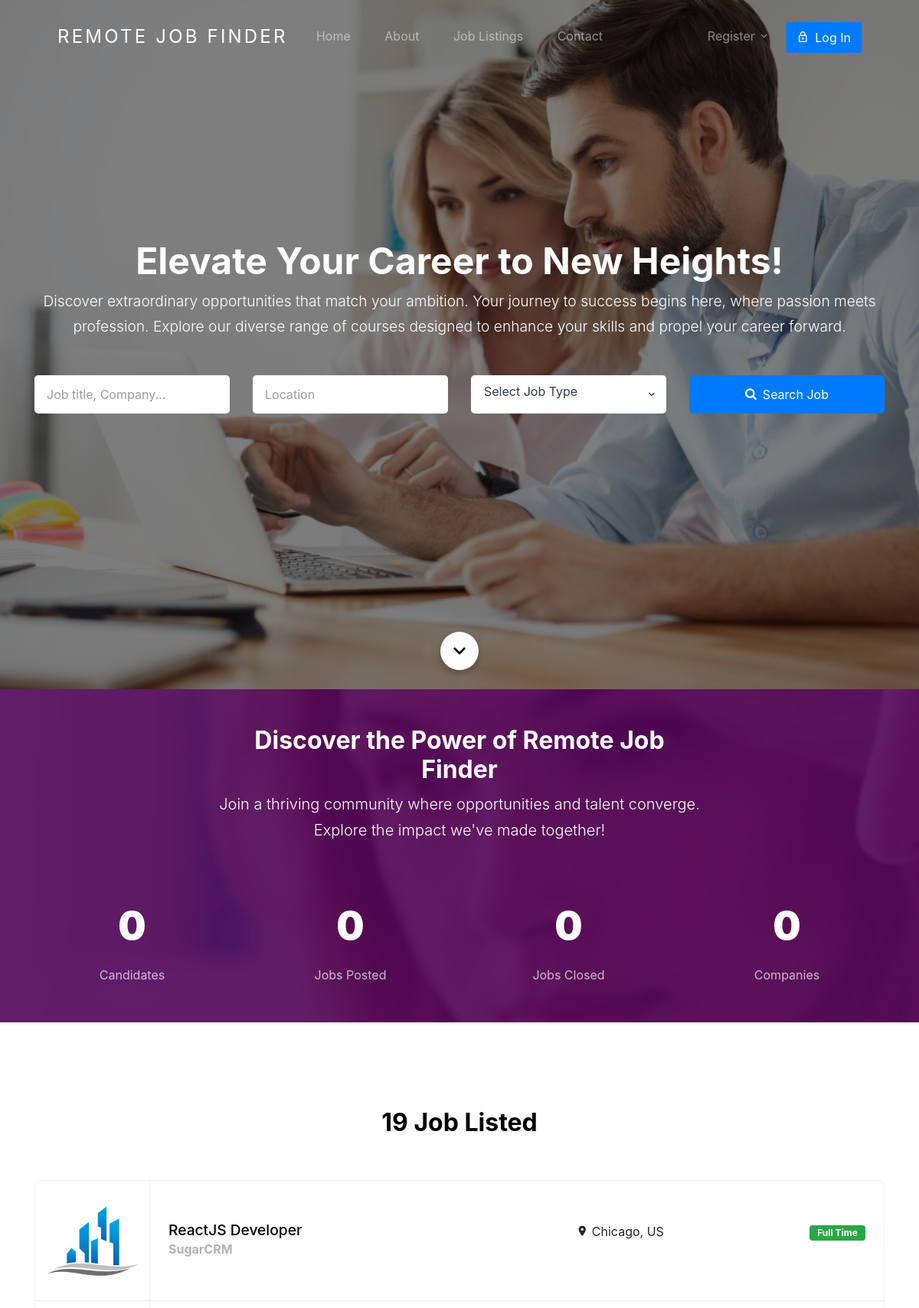
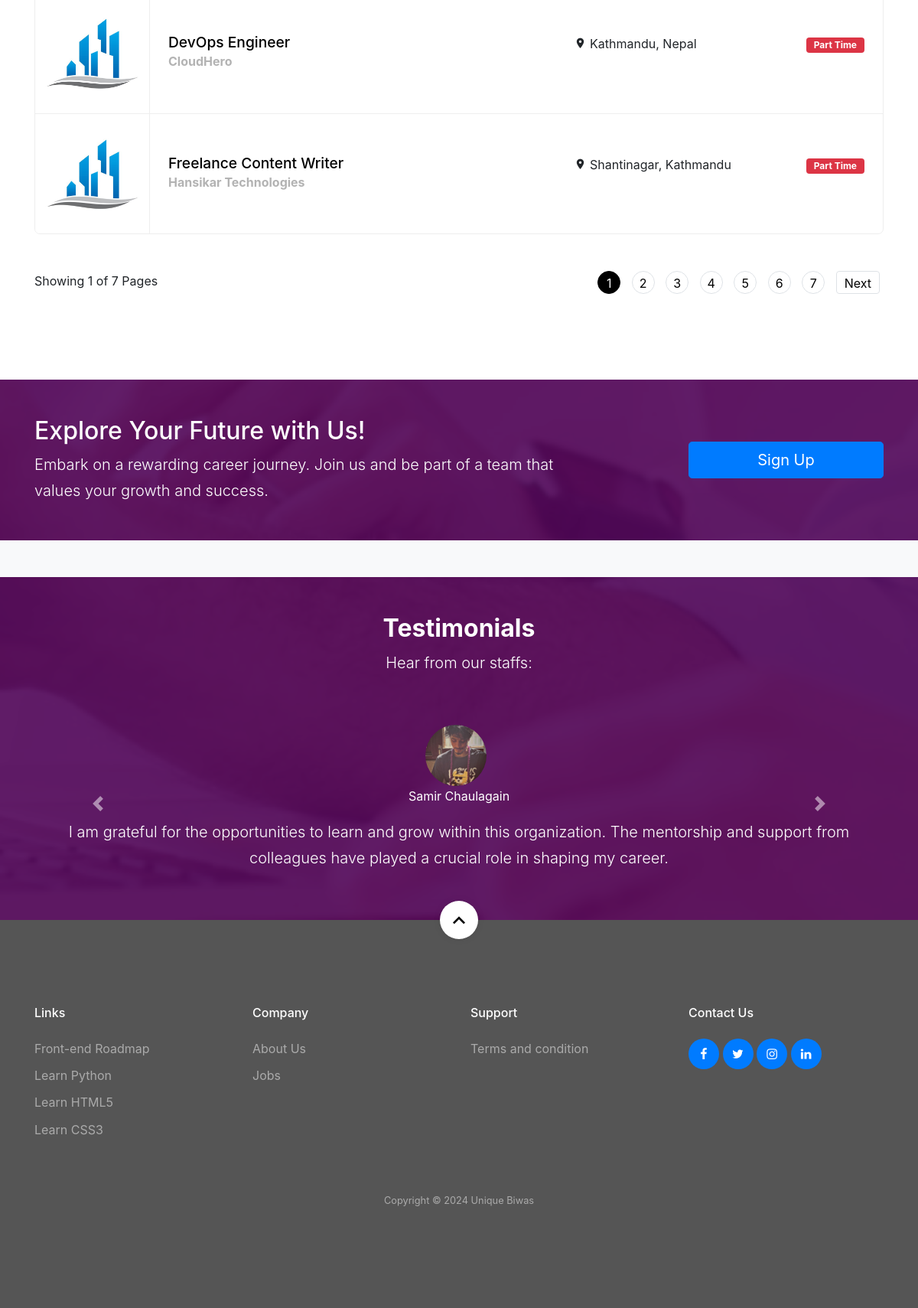
The page / on the database its author committed (2 pictures, top to bottom).
### jobapp/models.py (models this page shows, shortened)
class Job(models.Model):
    user = models.ForeignKey(User, related_name='User', on_delete=models.CASCADE)
    title = models.CharField(max_length=300)
    description = RichTextField()
    tags = TaggableManager()
    location = models.CharField(max_length=300)
    job_type = models.CharField(choices=JOB_TYPE, max_length=1)
    category = models.ForeignKey(Category,related_name='Category', on_delete=models.CASCADE)
    salary = models.CharField(max_length=30, blank=True)
    company_name = models.CharField(max_length=300)
    company_description = RichTextField(blank=True, null=True)
    url = models.URLField(max_length=200)
    last_date = models.DateField()
    is_published = models.BooleanField(default=False)
    is_closed = models.BooleanField(default=False)
    timestamp = models.DateTimeField(auto_now=True)

class Testimonial(models.Model):
    author_name = models.CharField(max_length=255)
    content = models.TextField()
    profile_image = models.ImageField(upload_to='testimonial_images/', null=True, blank=True)

### jobapp/views.py (the view, shortened to what this page needs)
# urls.py: path('', views.home_view, name='home'),
def home_view(request):
    testimonials = Testimonial.objects.all()
    published_jobs = Job.objects.filter(is_published=True).order_by('-timestamp')
    jobs = published_jobs.filter(is_closed=False)
    total_candidates = User.objects.filter(role='employee').count()
    total_companies = User.objects.filter(role='employer').count()
    paginator = Paginator(jobs, 3)
    page_number = request.GET.get('page', None)
    page_obj = paginator.get_page(page_number)
    context = {
        'total_candidates': total_candidates,
        'total_companies': total_companies,
        'total_jobs': len(jobs),
        'total_completed_jobs': len(published_jobs.filter(is_closed=True)),
        'page_obj': page_obj,
        'testimonials':testimonials
    }
    return render(request, 'jobapp/index.html', context)

### template/jobapp/index.html (shortened to what this page needs)
{% extends 'base.html' %}
{% load static %}
{% block content %}
<section class="home-section section-hero overlay bg-image"
  style="background-image: url('{% static 'images/bgrr.jpg' %}');" id="home-section">
  <div class="container">
    <div class="row align-items-center justify-content-center">
      <div class="col-md-12">
        <div class="mb-5 text-center">
          <h1 class="text-white font-weight-bold">Elevate Your Career to New Heights!</h1>
          <p class="lead text-white">Discover extraordinary opportunities that match your ambition. Your journey to success begins here, where passion meets profession.
          <span>Explore our diverse range of courses designed to enhance your skills and propel your career forward.</span></p>
        </div>
      <form method="GET" action="{% url 'jobapp:search_result' %}" class="search-jobs-form">
          {% include 'jobapp/search.html' %}
        </form>
      </div>
    </div>
  </div>
  <a href="#next" class="scroll-button smoothscroll">
    <span class=" icon-keyboard_arrow_down"></span>
  </a>
</section>
<section class="py-5 bg-image overlay-primary fixed overlay" id="next"
  style="background-image: url('{% static 'images/bgrr.jpg' %}');">
  <div class="container">
    <div class="row mb-5 justify-content-center">
      <div class="col-md-7 text-center">
        <h2 class="section-title mb-2 text-white">Discover the Power of Remote Job Finder</h2>
        <p class="lead text-white">Join a thriving community where opportunities and talent converge. Explore the impact we've made together!</p>
      </div>
    </div>
    <div class="row pb-0 block__19738 section-counter">
      <div class="col-6 col-md-6 col-lg-3 mb-5 mb-lg-0">
        <div class="d-flex align-items-center justify-content-center mb-2">
          <strong class="number" data-number="{{ total_candidates }}">0</strong>
        </div>
        <span class="caption">Candidates</span>
      </div>
      <div class="col-6 col-md-6 col-lg-3 mb-5 mb-lg-0">
        <div class="d-flex align-items-center justify-content-center mb-2">
          <strong class="number" data-number="{{ total_jobs }}">0</strong>
        </div>
        <span class="caption">Jobs Posted</span>
      </div>
      <div class="col-6 col-md-6 col-lg-3 mb-5 mb-lg-0">
        <div class="d-flex align-items-center justify-content-center mb-2">
          <strong class="number" data-number="{{ total_completed_jobs }}">0</strong>
        </div>
        <span class="caption">Jobs Closed</span>
      </div>
      <div class="col-6 col-md-6 col-lg-3 mb-5 mb-lg-0">
        <div class="d-flex align-items-center justify-content-center mb-2">
          <strong class="number" data-number="{{ total_companies }}">0</strong>
        </div>
        <span class="caption">Companies</span>
      </div>
    </div>
  </div>
</section>
<section id="ajax_listing_paginattion" class="site-section">
  <div class="container">
    {% if page_obj %}
    <div class="row mb-5 justify-content-center">
      <div class="col-md-7 text-center">
        <h2 class="section-title mb-2">{{ total_jobs }} Job Listed</h2>
      </div>
    </div>
    <ul id="job" class="job-listings mb-5">
      {% for job in page_obj %}
      <li class="job-listing d-block d-sm-flex pb-3 pb-sm-0 align-items-center">
        <a href="{% url 'jobapp:single-job' job.id %}"></a>
        <div class="job-listing-logo">
          <img src="{% static 'images/ii.jpg' %}" alt="Free Website Template by Free-Template.co"
            class="img-fluid">
        </div>
        <div class="job-listing-about d-sm-flex custom-width w-100 justify-content-between mx-4">
          <div class="job-listing-position custom-width w-50 mb-3 mb-sm-0">
            <h2>{{ job.title }}</h2>
            <strong>{{ job.company_name }}</strong>
          </div>
          <div class="job-listing-location mb-3 mb-sm-0 custom-width w-25">
            <span class="icon-room"></span> {{ job.location }}
          </div>
          <div class="job-listing-meta">
            {% if job.job_type == '1' %}
            <span class="badge badge-success">
              Full Time
            </span>
            {% elif job.job_type == '2'%}
            <span class="badge badge-danger">
              Part Time
            </span>
            {% else  %}
            <span class="badge badge-info">
              Internship
            </span>
            {% endif %}
          </div>
        </div>
      </li>
      {% endfor %}
    </ul>
    {% include 'jobapp/paginator.html' %}
  </div>
  {% endif %}
</section>
<section class="py-5 bg-image overlay-primary fixed overlay" style="background-image: url('{% static 'images/bgrr.jpg' %}');">
  <div class="container">
    {% if request.user.role == "employer" %}
    <div class="row align-items-center">
      <div class="col-md-8">
        <h2 class="text-white">Looking for Exceptional Talent?</h2>
        <p class="text-white">Join us in shaping the future with top-tier professionals. Discover your next key team member today!</p>
    </div>
      <div class="col-md-3 ml-auto">
        <a href="{% url 'jobapp:create-job' %}" class="btn btn-primary btn-lg btn-block text-white btn-search">Post Your Job</a>
      </div>
    </div>
    {% else %}
    <div class="row align-items-center">
      <div class="col-md-8">
        <h2 class="text-white">Explore Your Future with Us!</h2>
        <p class="mb-0 text-white lead">Embark on a rewarding career journey. Join us and be part of a team that values your growth and success.</p>
    </div>
      <div class="col-md-3 ml-auto">
        <a href="{% url 'account:employee-registration' %}" class="btn btn-primary btn-lg btn-block text-white btn-search">Sign Up</a>
      </div>
    </div>
    {% endif %}
  </div>
</section>
<section class="bg-light pt-5 testimony-full">
</section>
<section class="py-5 bg-image overlay-primary fixed overlay" id="next" style="background-image: url('{% static 'images/bgrr.jpg' %}');">
  <div class="container">
    <div class="row mb-5 justify-content-center">
      <div class="col-md-7 text-center">
          <h2 class="section-title mb-2 text-white">Testimonials</h2>
        <p class="lead text-white">Hear from our staffs:</p>
      </div>
    </div>
    <div id="testimonialCarousel" class="carousel slide" data-ride="carousel">
      <div class="carousel-inner">
        {% for testimonial in testimonials %}
          <div class="carousel-item {% if forloop.first %}active{% endif %}">
            <div class="text-center">
              {% if testimonial.profile_image %}
                <img src="{{ testimonial.profile_image.url }}" alt="Profile Image" class="rounded-circle mr-2" style="width: 80px; height: 80px; object-fit: cover;">
              {% endif %}
              <p class="text-white"> {{ testimonial.author_name }}</p>
              <p class="lead text-white">{{ testimonial.content }}</p>
            </div>
          </div>
        {% endfor %}
      </div>
      <a class="carousel-control-prev" href="#testimonialCarousel" role="button" data-slide="prev">
        <span class="carousel-control-prev-icon" aria-hidden="true"></span>
      </a>
      <a class="carousel-control-next" href="#testimonialCarousel" role="button" data-slide="next">
        <span class="carousel-control-next-icon" aria-hidden="true"></span>
      </a>
    </div>
  </div>
</section>
{% endblock %}

### static/css/style.css (style rules this page uses)
body { font-weight: 400; font-size: 1rem; line-height: 1.7; position: relative; }
body:after { content: ""; position: absolute; top: 0; left: 0; right: 0; bottom: 0; background: rgba(0, 0, 0, 0.7); z-index: 100; opacity: 0; visibility: hidden; -webkit-transition: .3s all ease; -o-transition: .3s all ease; transition: .3s all ease; }
h1, h2, h3, h4 { color: #000; }
.site-section { padding-top: 7rem; padding-bottom: 7rem; position: relative; z-index: 2; }
.home-section { position: relative; }
.home-section > .container { z-index: 2; position: relative; }
.home-section h1 { font-size: 3rem; color: #fff; font-weight: 200; }
.home-section p { font-size: 1.2rem; color: rgba(255, 255, 255, 0.6); }
.home-section .scroll-button { position: absolute; z-index: 2; bottom: 0; width: 50px; height: 50px; border-radius: 50%; background: #fff; left: 50%; -webkit-transform: translate(-50%, -50%); -ms-transform: translate(-50%, -50%); transform: translate(-50%, -50%); -webkit-box-shadow: 0 5px 10px 0px rgba(0, 0, 0, 0.2); box-shadow: 0 5px 10px 0px rgba(0, 0, 0, 0.2); }
.home-section .scroll-button > span { color: #000; position: absolute; font-size: 2rem; top: 50%; left: 50%; -webkit-transform: translate(-50%, -50%); -ms-transform: translate(-50%, -50%); transform: translate(-50%, -50%); }
.bg-image { background-size: cover; background-position: center center; background-repeat: no-repeat; }
.bg-image.fixed { background-attachment: fixed; }
.bg-image.overlay-primary { position: relative; }
.bg-image.overlay-primary:before { position: absolute; content: ""; top: 0; left: 0; right: 0; bottom: 0; background: rgba(80, 5, 88, 0.9); z-index: 1; }
.bg-image.overlay-primary > .container { position: relative; z-index: 2; }
.job-listings { padding: 0; margin: 0; border: 1px solid #eee; border-radius: 7px; overflow: hidden; position: relative; background: #fff; }
.job-listings .badge { color: #fff; padding: 4px 10px; }
.job-listings .job-listing { position: relative; border-bottom: 1px solid #eee; -webkit-transition: .3s all ease; -o-transition: .3s all ease; transition: .3s all ease; }
.job-listings .job-listing:last-child { border-bottom: none; }
.job-listings .job-listing a { position: absolute; width: 100%; height: 100%; -webkit-transition: .3s all ease; -o-transition: .3s all ease; transition: .3s all ease; }
.job-listings .job-listing .job-listing-logo { -webkit-box-flex: 0; -ms-flex: 0 0 150px; flex: 0 0 150px; border-right: 1px solid #eee; }
.job-listings .job-listing-position h2 { font-size: 1.2rem; margin-bottom: 0; }
.job-listings .job-listing-position strong { color: #b3b3b3; }
.section-title { font-size: 2rem; font-weight: 700; }
.section-hero, .section-hero > .container > .row { height: 100vh; min-height: 900px; }
.section-hero.overlay, .section-hero.overlay-2 { position: relative; }
.section-hero.overlay:before, .section-hero.overlay-2:before { z-index: 1; position: absolute; content: ""; top: 0; left: 0; right: 0; bottom: 0; background: rgba(0, 0, 0, 0.5); }
.section-hero > .container { z-index: 2; position: relative; }
.btn:after, .btn:before { display: none; }
.btn.btn-primary { color: #fff; }
.block__19738 { text-align: center; }
.block__19738 .number { font-size: 3.2rem; font-weight: 900; color: #fff; }
.block__19738 .caption { font-size: 1rem; display: block; color: rgba(255, 255, 255, 0.7); }

### rows shown on the page
Job: title "ReactJS Developer", company_name "SugarCRM", location "Chicago, US", job_type "Full Time"
Job: title "DevOps Engineer", company_name "CloudHero", location "Kathmandu, Nepal", job_type "Part Time"
Job: title "Freelance Content Writer", company_name "Hansikar Technologies", location "Shantinagar, Kathmandu", job_type "Part Time"
Testimonial: profile_image (picture), author_name "Samir Chaulagain", content "I am grateful for the opportunities to learn and grow within this organization. The mentorship and support from colleagues have played a crucial role in shaping my career."

### other values the page prints
{{ total_jobs }} "19"
{{ page_obj.number }} "1"
{{ page_obj.paginator.num_pages }} "7"
{{ i }} "1"
{{ i }} "2" "3" "4" "5" "6" "7"
